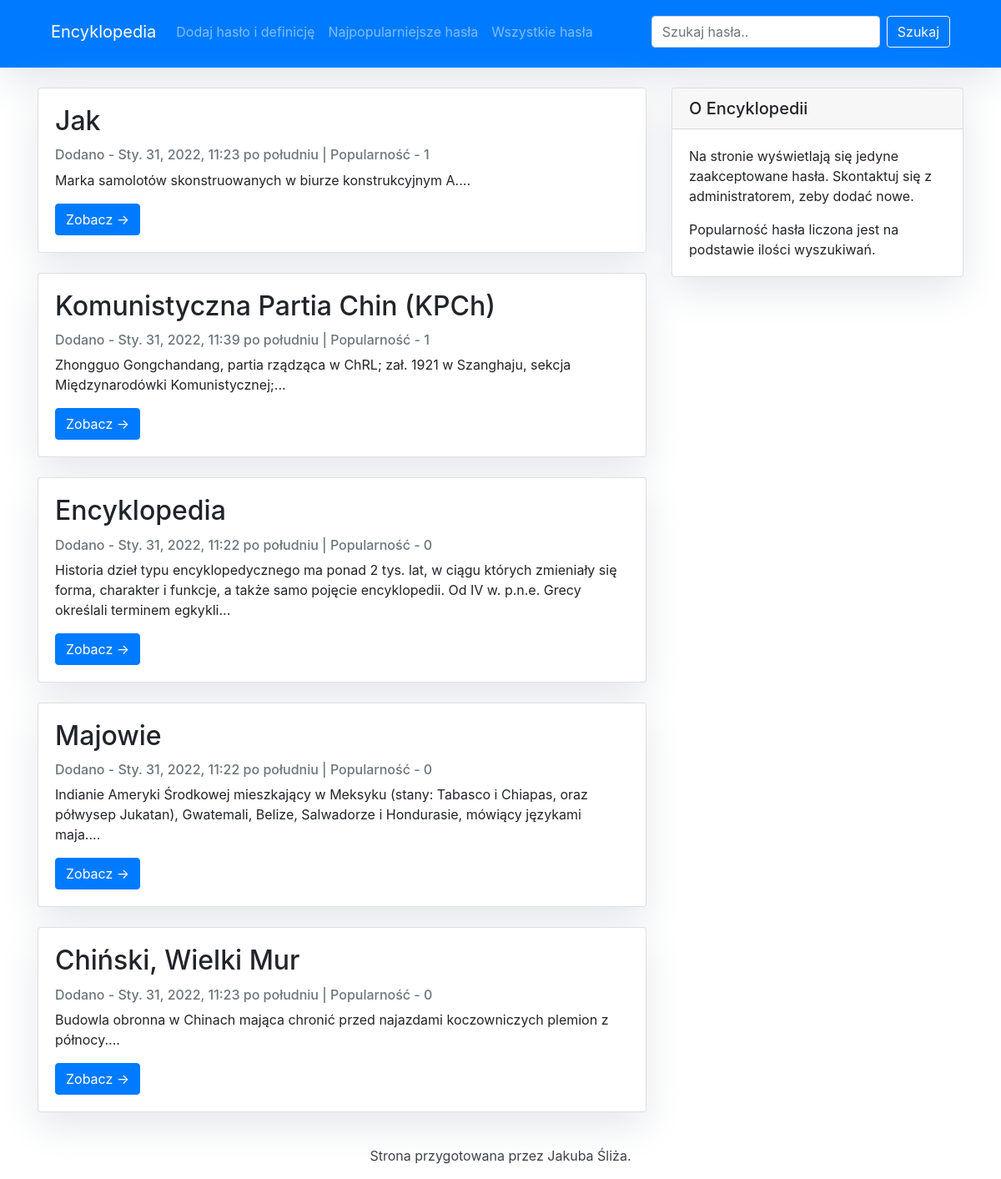
/najpopularniejsze/, run on the app's committed database.
### manager/models.py (models this page shows, shortened)
class Entry(models.Model):
    word = models.CharField(max_length=300, unique=True)
    slug = models.SlugField(blank = True, unique = True)
    definition = models.TextField()
    status = models.IntegerField(choices=STATUS, default=0)
    search_count = models.IntegerField(default= 0)
    created_at = models.DateTimeField(auto_now_add=True)
    updated_at = models.DateTimeField(auto_now=True)
    class Meta:
        ordering = ['-created_at']
        verbose_name_plural = 'entries'

### manager/views.py (the view)
# urls.py: path('najpopularniejsze/', views.PopularEntryList.as_view(), name='popular-entries'),
class PopularEntryList(generic.ListView):
    queryset = Entry.objects.filter(status=1).order_by('-search_count')[:5]
    template_name = 'popular_entries.html'

### manager/templates/popular_entries.html
{% extends "base.html" %}
{% block content %}
<div class="container">
    <div class="row">
        <div class="col-md-8 left">
            {% for entry in entry_list %}
            <div class="card my-4">
                <div class="card-body">
                    <h2 class="card-title">{{ entry.word }}</h2>
                    <p class="card-text text-muted h6">Dodano - {{ entry.created_at }} | Popularność - {{ entry.search_count }}</p>
                    <p class="card-text">{{entry.definition|slice:":200" }}...</p>
                    <a href="{% url 'manager:entry-detail' entry.slug  %}" class="btn btn-primary">Zobacz &rarr;</a>
                </div>
            </div>
            {% endfor %}
        </div>
        {% block sidebar %} {% include 'sidebar.html' %} {% endblock sidebar %}
    </div>
</div>
{% endblock %}

### manager/static/manager/style.css (style rules this page uses)
body { font-family: "Lucida Console", monospace; font-size: 17px; background-color: #fdfdfd; }
.card { box-shadow: 0 16px 48px #E3E7EB; }

### data on the page
Entry: word "Jak", created_at "Sty. 31, 2022, 11:23 po południu", search_count "1", definition "Marka samolotów skonstruowanych w biurze konstrukcyjnym A."
Entry: word "Komunistyczna Partia Chin (KPCh)", created_at "Sty. 31, 2022, 11:39 po południu", search_count "1", definition "Zhongguo Gongchandang, partia rządząca w ChRL; zał. 1921 w Szanghaju, sekcja Międzynarodówki Komunistycznej;"
Entry: word "Encyklopedia", created_at "Sty. 31, 2022, 11:22 po południu", search_count "0", definition "Historia dzieł typu encyklopedycznego ma ponad 2 tys. lat, w ciągu których zmieniały się forma, charakter i funkcje, a także samo pojęcie encyklopedii. Od IV w. p.n.e. Grecy określali terminem egkykli"
Entry: word "Majowie", created_at "Sty. 31, 2022, 11:22 po południu", search_count "0", definition "Indianie Ameryki Środkowej mieszkający w Meksyku (stany: Tabasco i Chiapas, oraz półwysep Jukatan), Gwatemali, Belize, Salwadorze i Hondurasie, mówiący językami maja."
Entry: word "Chiński, Wielki Mur", created_at "Sty. 31, 2022, 11:23 po południu", search_count "0", definition "Budowla obronna w Chinach mająca chronić przed najazdami koczowniczych plemion z północy."
